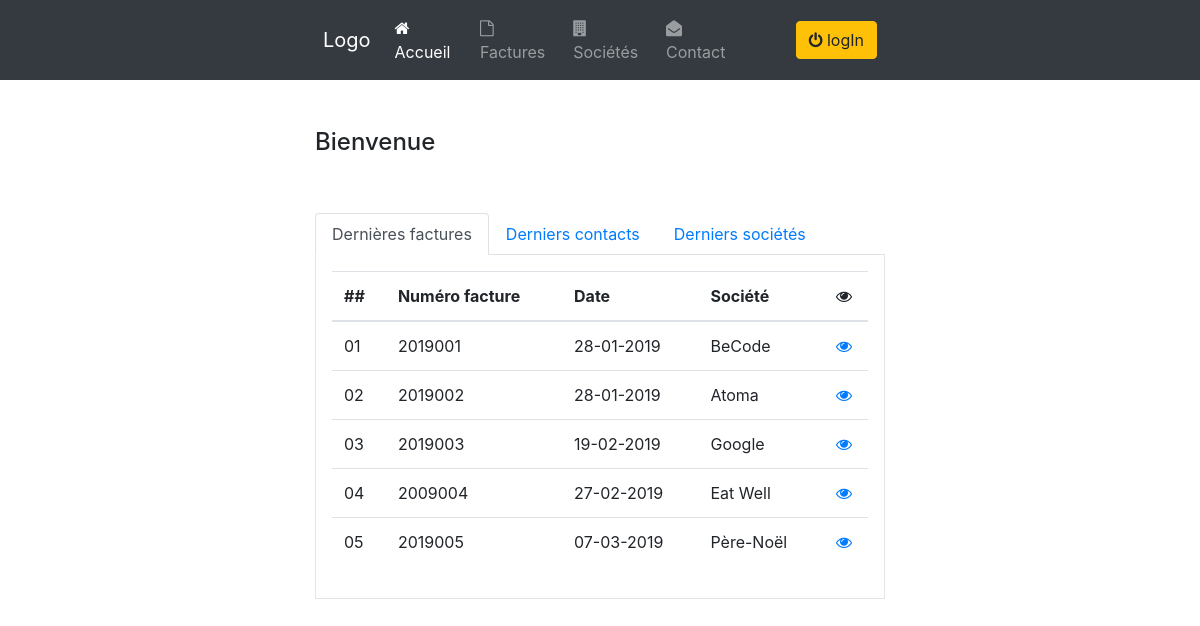
/accueil/01, run on the app's committed database.
### tables this page shows
CREATE TABLE `invoice` (
  `id_invoice` int(11) NOT NULL,
  `invoice_numb` int(11) DEFAULT NULL,
  `invoiced_date` date DEFAULT NULL,
  `service_date` date DEFAULT NULL,
  `contacts_id_contacts` int(11) NOT NULL,
  `company_id_company` int(11) NOT NULL
);

CREATE TABLE `company` (
  `id_company` int(11) NOT NULL,
  `comp_name` varchar(45) DEFAULT NULL,
  `country` varchar(45) DEFAULT NULL,
  `vat_number` varchar(45) DEFAULT NULL,
  `creation_date` datetime DEFAULT NULL,
  `comp_type` enum('client','fournisseur') DEFAULT NULL
);

### tabAccueil/factures.php (the view, shortened to what this page needs)
<?php
include "assets/connexion/bd.php";
$listContact = $bdd->prepare("SELECT * FROM invoice LEFT JOIN company ON company.id_company=invoice.company_id_company LIMIT 0, $limit");
$listContact->execute(array());
?>
<table class="table table-hover">
  <thead>
    <tr>
      <th scope="col">##</th>
      <th scope="col">Numéro facture</th>
      <th scope="col">Date</th>
      <th scope="col">Société</th>
      <th class="text-center"><i class="fa fa-eye"></i></th>
    </tr>
  </thead>
  <tbody>
    <?php
    foreach ($listContact as $key => $value) {
    $key +=1;
    $cptKey = strlen($key);
    if($cptKey <= 1){$zero = '0';}
    ?>
    <tr>
      <td><?= $zero.''.$key?></td>
      <td><?= $value['invoice_numb'];?></td>
      <td><?= $date = date('d-m-Y', strtotime($value['invoiced_date']));?></td>
      <td><?= $value['comp_name'];?></td>
      <td class="text-center"><a href="detailContact.php?contact=<?= $value['id_contacts'];?>"><i class="fa fa-eye"></i></a></td>
    </tr>
    <?php
    }
    ?>
  </tbody>
</table>

### data on the page
invoice: zero "0", invoice_numb "2019001", invoiced_date "28-01-2019", company.comp_name "BeCode"
invoice: zero "0", invoice_numb "2019002", invoiced_date "28-01-2019", company.comp_name "Atoma"
invoice: zero "0", invoice_numb "2019003", invoiced_date "19-02-2019", company.comp_name "Google"
invoice: zero "0", invoice_numb "2009004", invoiced_date "27-02-2019", company.comp_name "Eat Well"
invoice: zero "0", invoice_numb "2019005", invoiced_date "07-03-2019", company.comp_name "Père-Noël"
